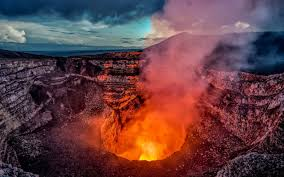
#> input picture img/Volcan Masaya.jpg, 284 x 177 px
$ python -i image_processor.py   (imports and definitions only)
#> lines starting #> are read from the running program, lines starting #| are printed output that depends on the picture
#!/usr/bin/env python3
"""
GeoCentro Image Processor
Standardizes all alert/news images: download from URL, resize to uniform width,
maintain aspect ratio (no cropping), save as optimized JPG, return local URL path.
"""

import os
import sys
import hashlib
import shutil
from datetime import datetime
from pathlib import Path

import requests
from PIL import Image

# ── Configuration ────────────────────────────────────────────
BASE_DIR = Path(__file__).resolve().parent.parent  # /var/www/geocentro/
IMG_DIR = BASE_DIR / "static" / "img"
TARGET_WIDTH = 640          # pixels — 2× CSS max-width (320px) for retina
JPEG_QUALITY = 85
MAX_FILE_SIZE_MB = 20       # reject images larger than this

def ensure_img_dir():
    """Create the images directory if it doesn't exist."""
    IMG_DIR.mkdir(parents=True, exist_ok=True)

# [15 lines left out: function _generate_filename, not called in this run]

def process_image(source: str, target_width: int = TARGET_WIDTH,
                  jpeg_quality: int = JPEG_QUALITY) -> dict:
    """
    Download and standardize an image from a URL or local path.

    Args:
        source: URL (http/https) or local filesystem path.
        target_width: Desired width in pixels. Height is auto-calculated.
        jpeg_quality: JPEG encoding quality (1-100).

    Returns:
        dict with:
            - success (bool)
            - local_path (Path): absolute path to the saved image
            - web_url (str):  public URL for serving (e.g., /static/img/*)
            - original_width, original_height, new_width, new_height (int)
            - error (str, only on failure)
    """
    ensure_img_dir()
    temp_file = None

    try:
        # ── Step 1: Acquire the image ──
        if source.startswith(("http://", "https://")):
            # Download from URL
            resp = requests.get(source, stream=True, timeout=30,
                                headers={"User-Agent": "GeoCentro/1.0"})
            if resp.status_code >= 400:
                return {"success": False,
                        "error": f"HTTP {resp.status_code} downloading {source}"}

            # Check content-length to avoid downloading huge files
            content_length = resp.headers.get("Content-Length")
            if content_length:
                size_mb = int(content_length) / (1024 * 1024)
                if size_mb > MAX_FILE_SIZE_MB:
                    return {"success": False,
                            "error": f"Image too large ({size_mb:.1f} MB > {MAX_FILE_SIZE_MB} MB limit)"}

            ext = ".jpg"
            content_type = resp.headers.get("Content-Type", "")
            if "png" in content_type:
                ext = ".png"
            elif "webp" in content_type:
                ext = ".webp"
            elif "gif" in content_type:
                ext = ".gif"

            filename = _generate_filename(source, ext)
            temp_file = IMG_DIR / f"_dl_{filename}"
            with open(temp_file, "wb") as f:
                shutil.copyfileobj(resp.raw, f)
        else:
            # Local file — copy it
            local_src = Path(source)
            if not local_src.is_absolute():
                local_src = BASE_DIR / source
            if not local_src.exists():
                return {"success": False,
                        "error": f"Local file not found: {local_src}"}
            ext = local_src.suffix.lower()
            filename = _generate_filename(source, ext)
            temp_file = IMG_DIR / f"_dl_{filename}"
            shutil.copy2(local_src, temp_file)

        # ── Step 2: Open with Pillow ──
        try:
            img = Image.open(temp_file)
            img.load()
        except Exception:
            raise ValueError(f"Cannot open as image: {temp_file}")

        original_size = img.size  # (width, height)
        original_mode = img.mode

        # ── Step 3: Resize ──
        if img.size[0] <= target_width:
            # Image is already smaller than target — no upscale needed
            # But still convert to RGB and optimize
            new_img = img
            new_size = original_size
        else:
            # Calculate proportional height
            ratio = target_width / img.size[0]
            new_height = int(img.size[1] * ratio)
            new_size = (target_width, new_height)

            # Use LANCZOS (high-quality downsampling)
            new_img = img.resize(new_size, Image.Resampling.LANCZOS)

        # ── Step 4: Convert to RGB and save as JPG ──
        if new_img.mode in ("RGBA", "P", "LA"):
            # Create white background for transparency
            background = Image.new("RGB", new_img.size, (255, 255, 255))
            if new_img.mode == "P":
                new_img = new_img.convert("RGBA")
            background.paste(new_img, mask=new_img.split()[-1] if new_img.mode == "RGBA" else None)
            new_img = background
        elif new_img.mode not in ("RGB", "L"):
            new_img = new_img.convert("RGB")

        output_name = filename.rsplit(".", 1)[0] + ".jpg"
        output_path = IMG_DIR / output_name
        new_img.save(output_path, "JPEG", quality=jpeg_quality, optimize=True)

        # ── Step 5: Cleanup ──
        if temp_file and temp_file.exists():
            temp_file.unlink()

        file_size_kb = output_path.stat().st_size / 1024
        web_url = f"/static/img/{output_name}"

        return {
            "success": True,
            "local_path": str(output_path),
            "web_url": web_url,
            "original_width": original_size[0],
            "original_height": original_size[1],
            "new_width": new_size[0],
            "new_height": new_size[1],
            "file_size_kb": round(file_size_kb, 1),
        }

    except requests.RequestException as e:
        return {"success": False, "error": f"Network error: {e}"}
    except Exception as e:
        return {"success": False, "error": f"Processing error: {e}"}
    finally:
        if temp_file and temp_file.exists():
            temp_file.unlink()


# [59 lines left out: function process_existing_images, not called in this run]


# [58 lines not run here, left out]

>>> import cv2
>>> picture = cv2.imread('../img/Volcan Masaya.jpg', cv2.IMREAD_GRAYSCALE)
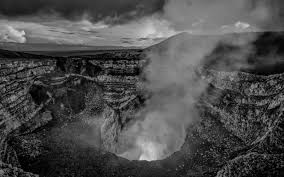
#> picture: shape (177, 284); min 0, max 221, mean 75.8
>>> result = process_image(picture)
#> result = 2 items
